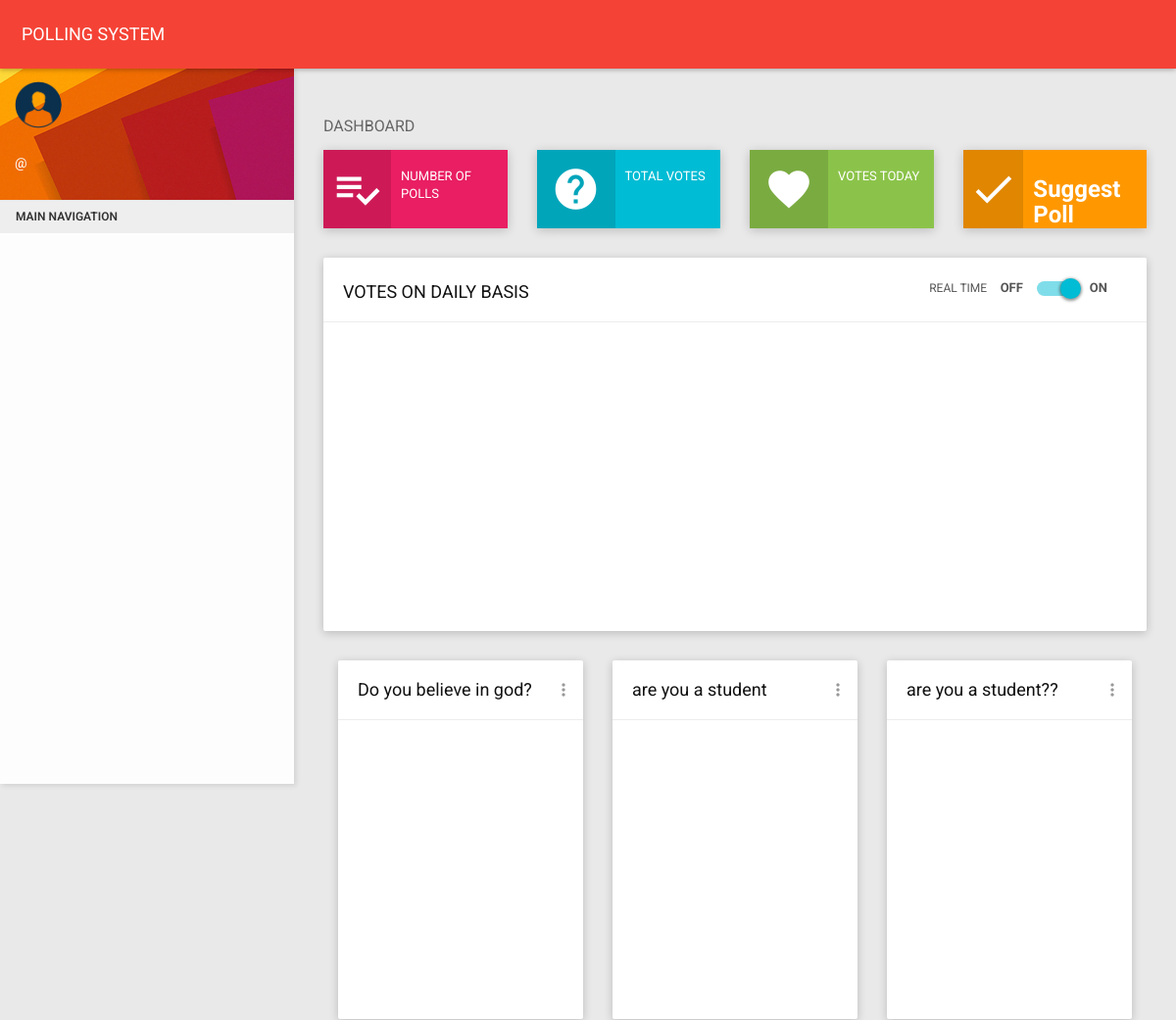
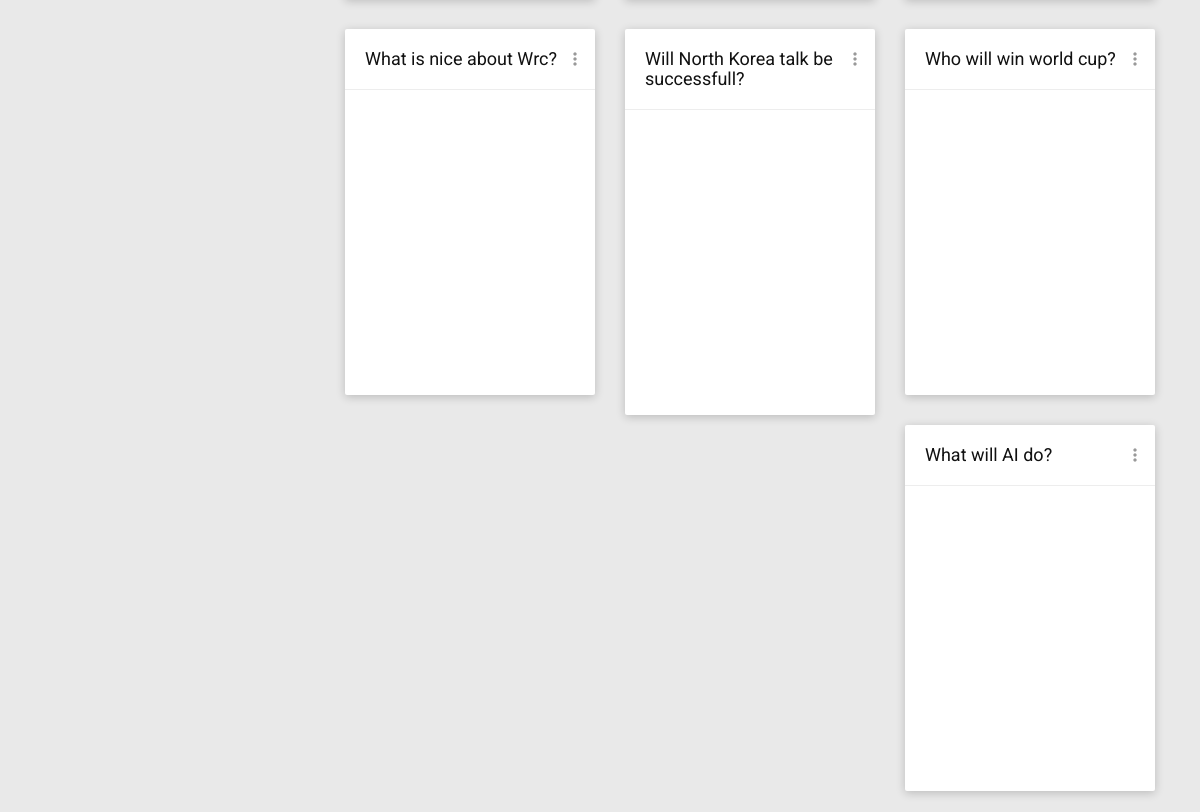
Before: / (upper part) with the older database file (2 pictures, top to bottom).
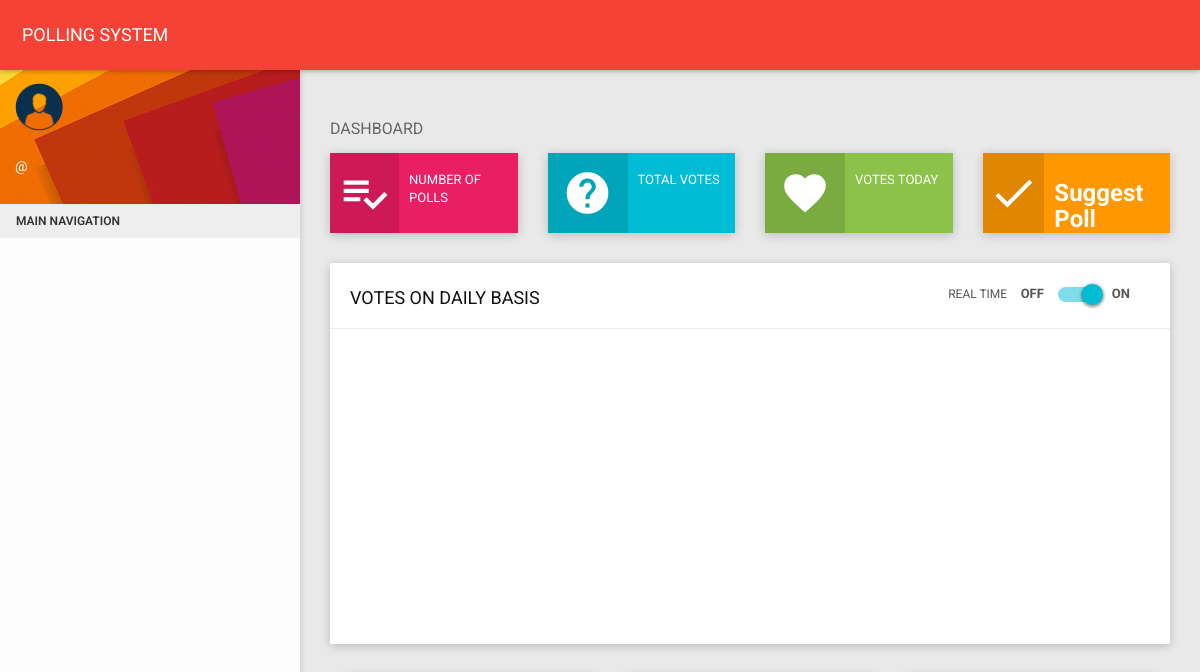
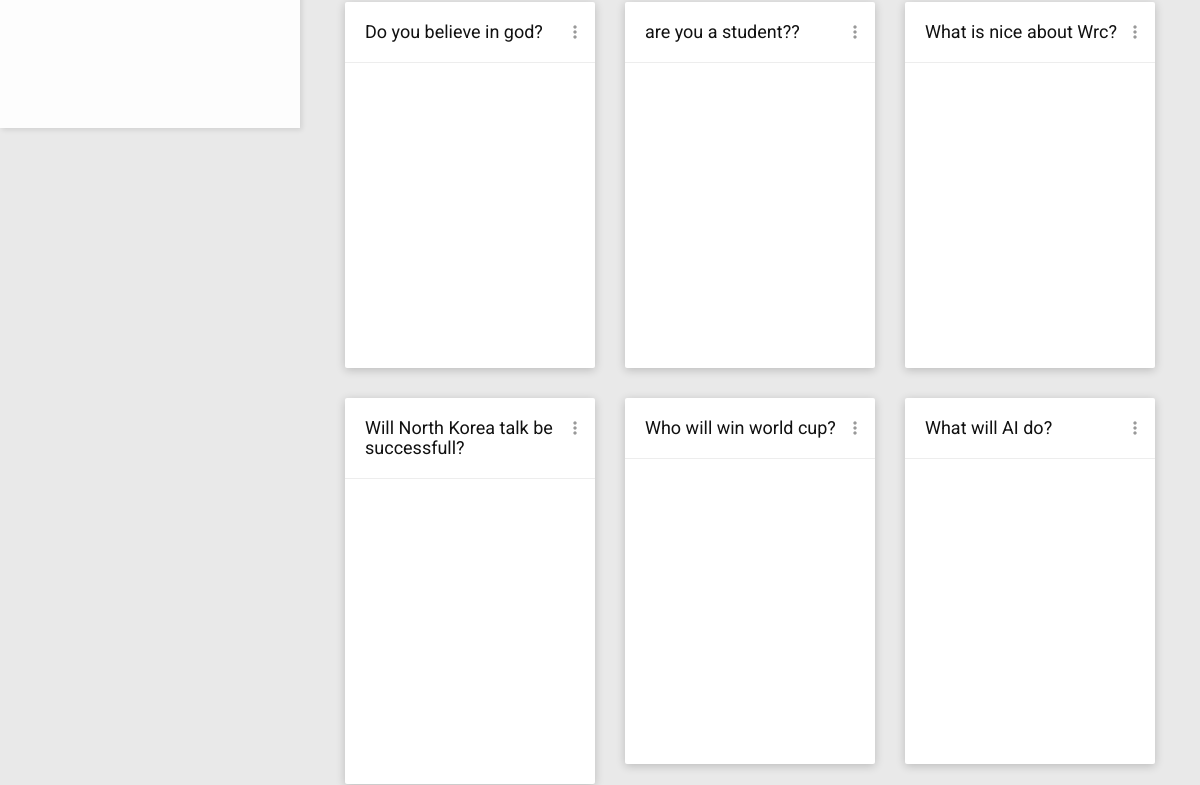
After: the same page with the newer database file (2 pictures, top to bottom).
### poll/models.py (models this page shows, shortened)
class Poll(models.Model):
    title = models.CharField(max_length=250, verbose_name=_('question'))
    date = models.DateField(verbose_name=_('date'), default=datetime.date.today)
    is_published = models.BooleanField(default=True, verbose_name=_('is published'))
    objects = models.Manager()
    published = PublishedManager()
    class Meta:
        ordering = ['-date']
        verbose_name = _('poll')
        verbose_name_plural = _('polls')
    def get_vote_count(self):
        return Vote.objects.filter(poll=self).count()
    vote_count = property(fget=get_vote_count)

### polling_app/views.py (the view)
# urls.py: url(r'^$', views.hello_world),
def hello_world(request):
	polls = Poll.objects.filter(is_published=True)
	vote_count = Vote.objects.count()
	midnight = datetime.combine(date.today(), time.min)
	today_vote_count = Vote.objects.filter(datetime__gt=midnight).count()
	day_night_midnight = midnight
	next_day_midnight = day_night_midnight + timedelta(days=1)
	votes = []
	for i in range(10):
		votes.append(Vote.objects.filter(datetime__gt=day_night_midnight ,datetime__lt=next_day_midnight).count())
		next_day_midnight = day_night_midnight
		day_night_midnight = day_night_midnight - timedelta(days=1)
	return render(request, 'poll/index.html', {
												'polls': polls,
												'polls2': polls,
												'total_vote_count': vote_count,
												'today_vote_count': today_vote_count,
												'votes': votes
												}
	)

### poll/models.py (called while the page is built)
    def get_vote_count(self):
        return Vote.objects.filter(item=self).count()

### poll/templates/poll/index.html (shortened to what the changed rows need)
﻿{% load static %}
<!DOCTYPE html>
<html>
<head>
    <link href="{% static 'plugins/bootstrap/css/bootstrap.css'%}" rel="stylesheet">
    <link href="{% static 'plugins/node-waves/waves.css'%}" rel="stylesheet" />
    <link href="{% static 'plugins/animate-css/animate.css' %}" rel="stylesheet" />
    <link href="{% static 'plugins/morrisjs/morris.css' %}" rel="stylesheet" />
    <link href="{% static 'css/style.css' %}" rel="stylesheet">
    <link href="{% static 'css/themes/all-themes.css' %}" rel="stylesheet" />
</head>
<body class="theme-red">
    <section class="content">
        <div class="container-fluid">
            <div class="block-header">
                <h2>DASHBOARD</h2>
            </div>
            <div class="row clearfix">
                <div class="col-xs-12 col-sm-12 col-md-12 col-lg-12">
                    <div class="card">
                        <div class="header">
                            <div class="row clearfix">
                                <div class="col-xs-12 col-sm-6">
                                    <h2>VOTES ON DAILY BASIS</h2>
                                </div>
                            </div>
                        </div>
                    </div>
                </div>
            </div>
{% for poll in polls %}
                <div class="col-xs-12 col-sm-12 col-md-6 col-lg-4">
                    <div class="card">
                        <div class="header">
                            <a href="{% url 'poll' poll.pk %}"><h2>{{poll.title}}</h2></a>
                            <ul class="header-dropdown m-r--5">
                                <li class="dropdown">
                                    <a href="javascript:void(0);" class="dropdown-toggle" data-toggle="dropdown" role="button" aria-haspopup="true" aria-expanded="false">
                                        <i class="material-icons">more_vert</i>
                                    </a>
                                </li>
                            </ul>
                        </div>
                        <div class="body">
                            <div id="donut_chart{{poll.pk}}" class="dashboard-donut-chart"></div>
                        </div>
                    </div>
                </div>
{% endfor %}
            </div>
    </section>
</body>
</html>

Changed rows visible on the page:
removed Poll: title "are you a student"
